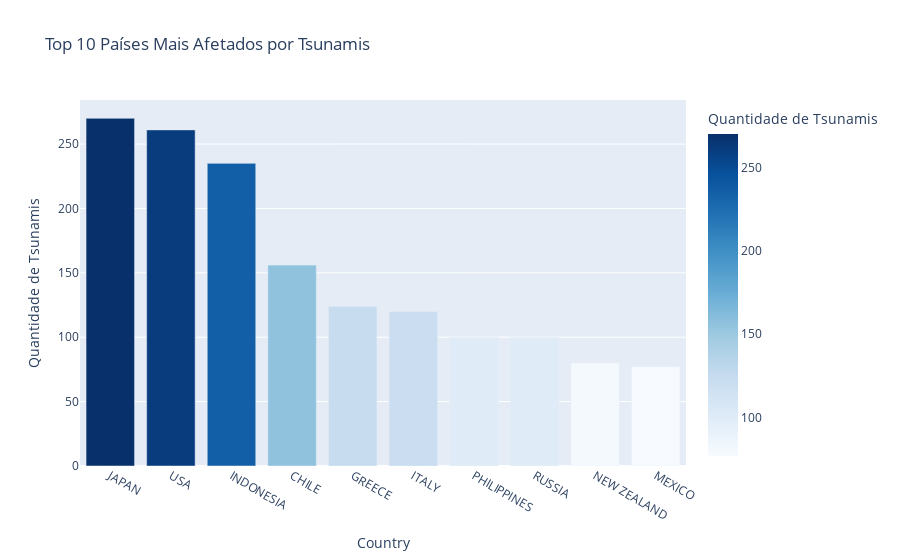

Notebook code for this chart:
### Code cell
top_paises = df['Country'].value_counts().nlargest(10).reset_index()
top_paises.columns = ['Country', 'Quantidade de Tsunamis']

fig = px.bar (
    top_paises,
    x='Country',
    y='Quantidade de Tsunamis',
    title='Top 10 Países Mais Afetados por Tsunamis',
    color='Quantidade de Tsunamis',
    color_continuous_scale='blues'

)

fig.show()

### Figure 1 — Plotly figure (JSON) as saved in the notebook; plotly's stock layout.template omitted (floating-point values rounded to 4 significant figures)
{"data": [{"hovertemplate": "Country=%{x}<br>Quantidade de Tsunamis=%{marker.color}<extra></extra>", "legendgroup": "", "marker": {"color": [270, 261, 235, 156, 124, 120, 100, 100, 80, 77], "coloraxis": "coloraxis", "pattern": {"shape": ""}}, "name": "", "orientation": "v", "showlegend": false, "textposition": "auto", "type": "bar", "x": ["JAPAN", "USA", "INDONESIA", "CHILE", "GREECE", "ITALY", "PHILIPPINES", "RUSSIA", "NEW ZEALAND", "MEXICO"], "xaxis": "x", "y": [270, 261, 235, 156, 124, 120, 100, 100, 80, 77], "yaxis": "y"}], "layout": {"barmode": "relative", "coloraxis": {"colorbar": {"title": {"text": "Quantidade de Tsunamis"}}, "colorscale": [[0, "rgb(247,251,255)"], [0.125, "rgb(222,235,247)"], [0.25, "rgb(198,219,239)"], [0.375, "rgb(158,202,225)"], [0.5, "rgb(107,174,214)"], [0.625, "rgb(66,146,198)"], [0.75, "rgb(33,113,181)"], [0.875, "rgb(8,81,156)"], [1, "rgb(8,48,107)"]]}, "legend": {"tracegroupgap": 0}, "title": {"text": "Top 10 Países Mais Afetados por Tsunamis"}, "xaxis": {"anchor": "y", "domain": [0, 1], "title": {"text": "Country"}}, "yaxis": {"anchor": "x", "domain": [0, 1], "title": {"text": "Quantidade de Tsunamis"}}}}
